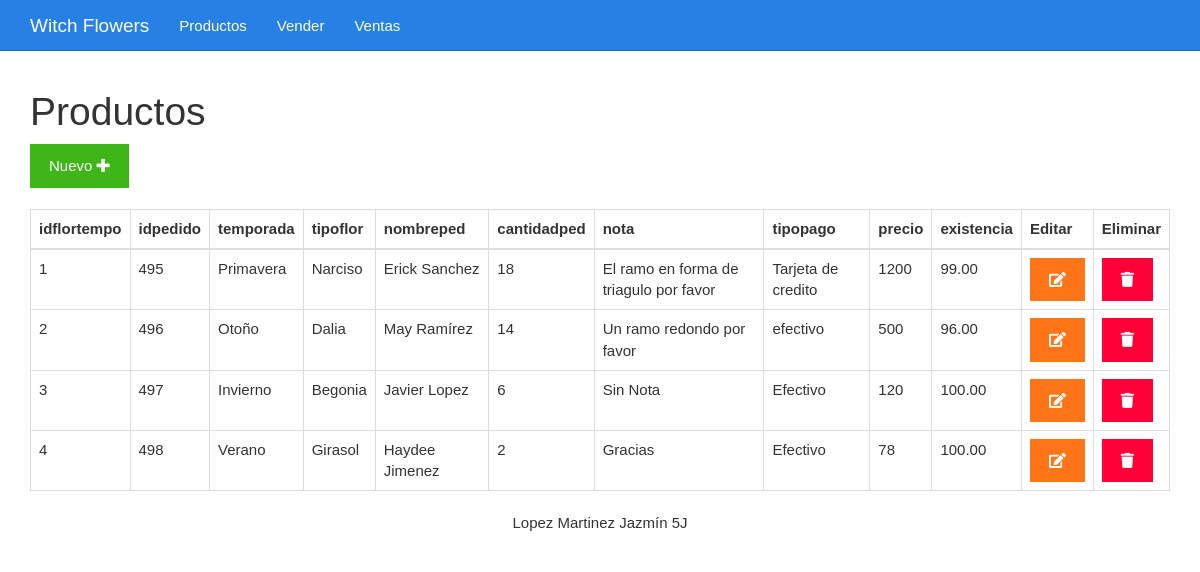
The app's page /listar.php with its own data.
### tables this page shows
CREATE TABLE `flor_temporada` (
  `idflortempo` bigint(20) UNSIGNED NOT NULL,
  `idpedido` varchar(55) NOT NULL,
  `temporada` varchar(55) NOT NULL,
  `tipoflor` varchar(55) NOT NULL,
  `nombreped` varchar(55) NOT NULL,
  `cantidadped` int(2) NOT NULL,
  `nota` varchar(60) NOT NULL,
  `tipopago` varchar(55) NOT NULL,
  `precio` decimal(5,0) NOT NULL,
  `existencia` decimal(5,2) NOT NULL
);

### listar.php (the view)
<?php include_once "encabezado.php" ?>
<?php
include_once "base_de_datos.php";
$sentencia = $base_de_datos->query("SELECT * FROM flor_temporada;");
$productos = $sentencia->fetchAll(PDO::FETCH_OBJ);
?>
	<div class="col-xs-12">
		<h1>Productos</h1>
		<div>
			<a class="btn btn-success" href="./formulario.php">Nuevo <i class="fa fa-plus"></i></a>
		</div>
		<br>
		<table class="table table-bordered">
			<thead>
				<tr>
					<th>idflortempo</th>
					<th>idpedido</th>
					<th>temporada</th>
					<th>tipoflor</th>
					<th>nombreped</th>
					<th>cantidadped</th>
					<th>nota</th>
					<th>tipopago</th>
					<th>precio</th>
					<th>existencia</th>
					<th>Editar</th>
					<th>Eliminar</th>
				</tr>
			</thead>
			<tbody>
				<?php foreach($productos as $producto){ ?>
				<tr>
					<td><?php echo $producto->idflortempo ?></td>
					<td><?php echo $producto->idpedido ?></td>
					<td><?php echo $producto->temporada ?></td>
					<td><?php echo $producto->tipoflor ?></td>
					<td><?php echo $producto->nombreped ?></td>
					<td><?php echo $producto->cantidadped ?></td>
					<td><?php echo $producto->nota ?></td>
					<td><?php echo $producto->tipopago ?></td>
					<td><?php echo $producto->precio ?></td>
					<td><?php echo $producto->existencia ?></td>
					<td><a class="btn btn-warning" href="<?php echo "editar.php?id=" . $producto->idflortempo?>"><i class="fa fa-edit"></i></a></td>
					<td><a class="btn btn-danger" href="<?php echo "eliminar.php?id=" . $producto->idflortempo?>"><i class="fa fa-trash"></i></a></td>
				</tr>
				<?php } ?>
			</tbody>
		</table>
	</div>
<?php include_once "pie.php" ?>

### css/estilo.css (style rules this page uses)
body { padding-top: 70px; }

### records on screen
flor_temporada: idflortempo "1", idpedido "495", temporada "Primavera", tipoflor "Narciso", nombreped "Erick Sanchez", cantidadped "18", nota "El ramo en forma de triagulo por favor", tipopago "Tarjeta de credito", precio "1200", existencia "99.00"
flor_temporada: idflortempo "2", idpedido "496", temporada "Otoño", tipoflor "Dalia", nombreped "May Ramírez", cantidadped "14", nota "Un ramo redondo por favor", tipopago "efectivo", precio "500", existencia "96.00"
flor_temporada: idflortempo "3", idpedido "497", temporada "Invierno", tipoflor "Begonia", nombreped "Javier Lopez", cantidadped "6", nota "Sin Nota", tipopago "Efectivo", precio "120", existencia "100.00"
flor_temporada: idflortempo "4", idpedido "498", temporada "Verano", tipoflor "Girasol", nombreped "Haydee Jimenez", cantidadped "2", nota "Gracias", tipopago "Efectivo", precio "78", existencia "100.00"
